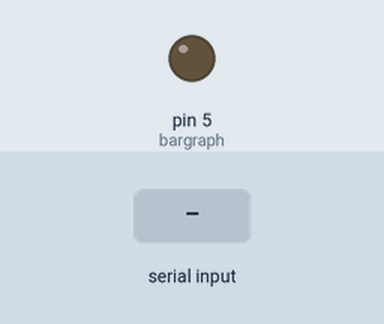
This sketch was run on a simulated Arduino Uno, built with avr-gcc and run on an emulated ATmega328P. Parts: output pins drawn as LEDs (lit = HIGH). Inputs (shaded band) come from the test bench.

Above: at 1.2 s.
1.3 s: "90,45\n" received over Serial
At 2.3 s:
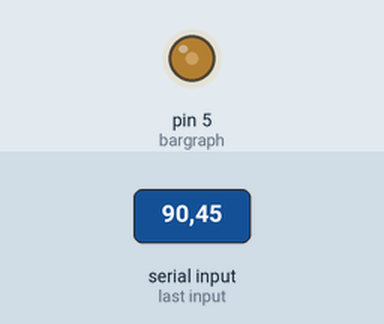
2.9 s: "30,150\n" received over Serial
At 3.6 s:
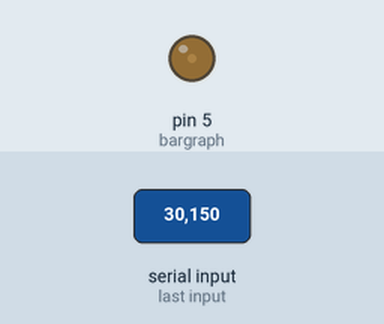
4.5 s: "200\n" received over Serial
At 5.8 s:
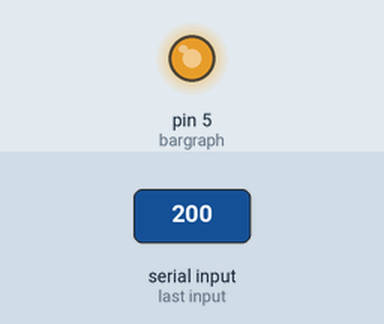
6.1 s: "90\n" received over Serial
At 7.0 s:
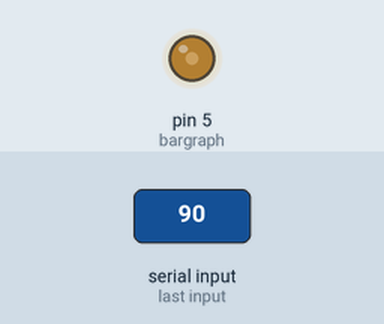
Timing chart, 0 to 8.7 s (numbered marks = the images above; inputs shaded):
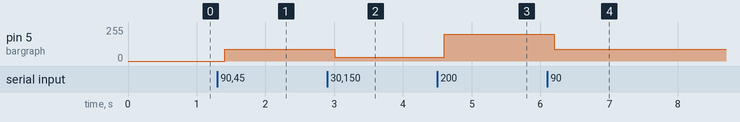

Measured:
- after the input at 1.3 s, pin 5 (bargraph): 0/255 → 90/255 after 0.11 s
- after the input at 2.9 s, pin 5 (bargraph): 90/255 → 30/255 after 0.11 s
- after the input at 4.5 s, pin 5 (bargraph): 30/255 → 200/255 after 0.10 s
- after the input at 6.1 s, pin 5 (bargraph): 200/255 → 90/255 after 0.10 s

The sketch:

demo.ino
```cpp
int bargraph = 5;

void setup() {
  // put your setup code here, to run once:
  Serial.begin(9600);
  pinMode(bargraph, OUTPUT);
  Serial.setTimeout(100);
}

void loop() {
  // put your main code here, to run repeatedly:
  String s = Serial.readString();
  if (s.length() > 0) {
    long v = s.toInt();
    analogWrite(bargraph, v);
  }
}
```
